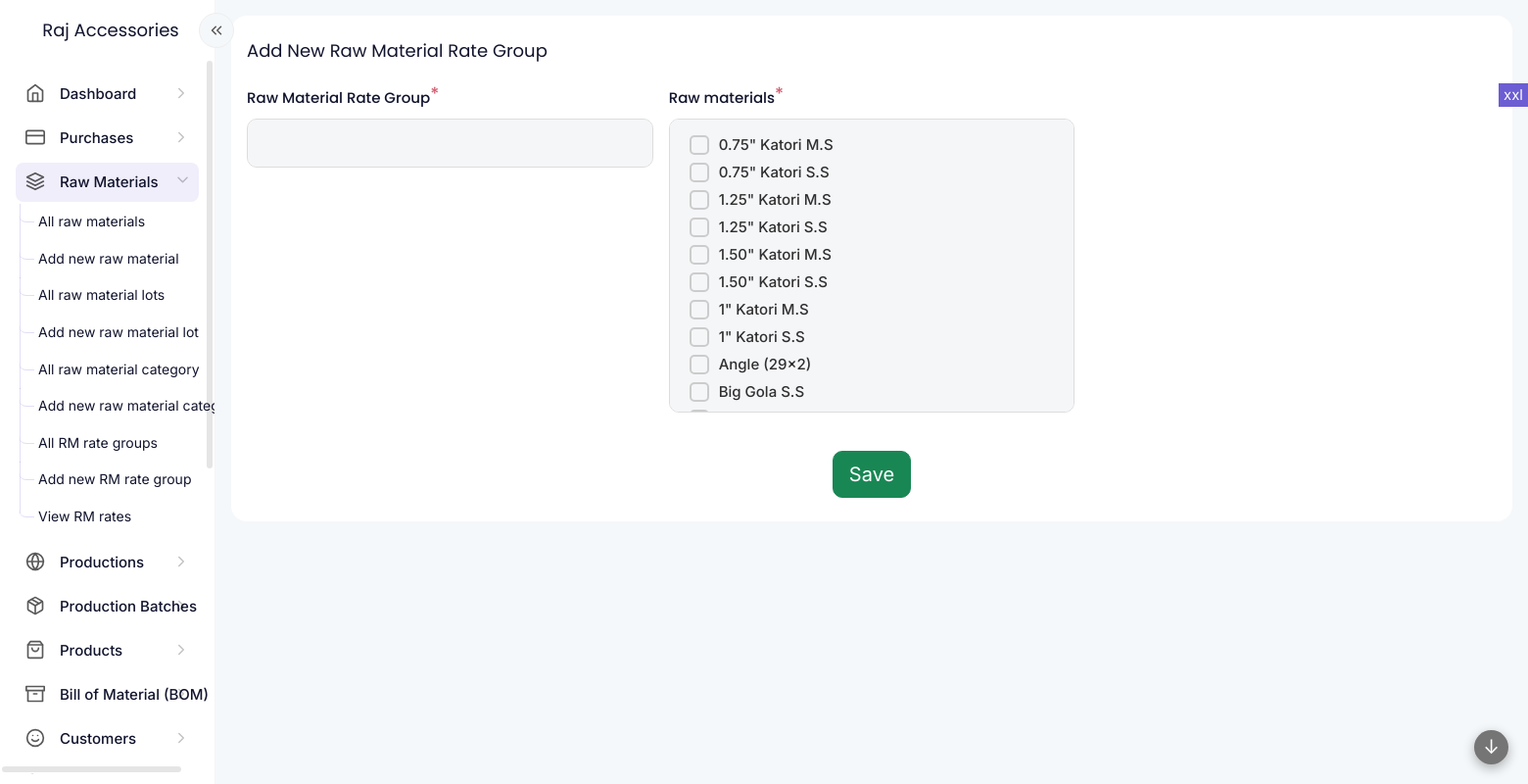
The page /modules/raw_material_rate_groups/raw_material_rate_group-form.php (signed in) on the database its author committed.
### tables this page shows
CREATE TABLE IF NOT EXISTS `raw_materials` (
  `id` int NOT NULL AUTO_INCREMENT,
  `raw_material` varchar(255) DEFAULT NULL,
  `code` varchar(100) DEFAULT NULL,
  `unit` varchar(20) DEFAULT NULL,
  `description` text,
  `category` varchar(200) DEFAULT NULL,
  `image` int DEFAULT NULL,
  `auth_user` int DEFAULT NULL,
  `updated` int DEFAULT NULL,
  `created` varchar(35) DEFAULT NULL,
  PRIMARY KEY (`id`)
);

### lib/functions.php (called while the page is built, shortened)
<?php
function get_value($data, $key)
{
    if (isset($data[$key]) && is_array($data)) {
        return $data[$key];
    } else {
        return '';
    }
}

### common/functions.php (the view, shortened to what this page needs)
<?php
function widget_start($title = "", $class = "", $widget_title_class = "", $widget_wrapper_class = "", $options = "", $widget_options_class = "")
{
    echo '<div class="widgetwrapper col d-flex align-items-start  px-2 py-0 ' . $class . ' ">
 <div class="widget container-fluid py-4 px-3 overhide ' . $widget_wrapper_class . '">';
    if ($title != "") {
        echo "<div class='widget-title " . $widget_title_class . "'>";
        echo $title;
        echo "</div>";
    }
}
function widget_end()
{
    echo "</div>
 </div>";
}
?>
<?php
function form_field($vars, $data)
{
    $s = "";
    if ($vars["type"] == "submit") {
        $s = '<div class="' . $vars["class"] . '">';
        $s .= '<input type="submit" name="' . $vars["key"] . '" value="' . $vars["name"] . '" class="btn btn-success btn-lg">';
        $s .= '</div>';
    }
    else {
        $show_as_field = true;
        if ($show_as_field) {
            $parent_class = "";
            $s = '<div class="' . $vars["class"] . ' ' . $parent_class . '"><label for="' . $vars["key"] . '" class="form-label">' . $vars["name"] . '';
            $required = (isset($vars["required"]) && $vars["required"] == true) ? true : false;
            if ($required) {
                $s .= '<sup>*</sup>';
            }
            $s .= '</label>';
        }
        if ($vars["type"] == "display") {
            $s .= '<div class="form-display" name="' . $vars["key"] . '" id="' . $vars["key"] . '">' . get_value($data, $vars["key"]) . '</div>';
        }
        else if ($vars["type"] == "text") {
            $s .= '<input type="text" class="form-control" name="' . $vars["key"] . '" id="' . $vars["key"] . '" value="' . htmlspecialchars(get_value($data, $vars["key"])) . '" ' . ($required ? "required" : "") . '>';
            $s .= '<div class="invalid-feedback">Incorrect ' . $vars["name"] . ' value</div>';
        }
        else if ($vars["type"] == "hidden") {
            $s .= '<input type="hidden" class="form-control" name="' . $vars["key"] . '" id="' . $vars["key"] . '" value="' . get_value($data, $vars["key"]) . '" ' . '>';
        }
        else if ($vars["type"] == "textarea") {
            $s .= '<textarea class="form-control" name="' . $vars["key"] . '" id="' . $vars["key"] . '" ' . ($required ? "required" : "") . '>' . get_value($data, $vars["key"]) . '</textarea>';
            $s .= '<div class="invalid-feedback">Incorrect ' . $vars["name"] . ' value</div>';
        }
        else if ($vars["type"] == "multi-checkbox") {
            $s .= '<div class="multi-check-list">';
            foreach ($vars["options"] as $k => $v) {
                $sel = "";
                $optid = $vars["option_id"];
                $optlabel = $vars["option_label"];
                $s .= '<input type="checkbox" ' . $sel . ' class="form-check-input" name="' . $vars["key"] . '[]" id="' . $vars["key"] . '-' . $v[$optid] . '" value="' . $v[$optid] . '"><label for="' . $vars["key"] . '-' . $v[$optid] . '">' . $v[$optlabel] . '</label><br>';
            }
            $s .= '</div>';
        }
        if ($show_as_field) {
            $s .= '</div>';
        }
    }
    return $s;
}
function fetch_data($vars)
{
    global $conn;
    $table = $vars["table"];
    $cols = $vars["columns"];
    $order = $vars["order"];
    $limit = $vars["limit"];
    $condition = $vars["condition"];
    if ($condition != "") {
        $condition = " WHERE " . $condition;
    }
    if (trim($order) != '') {
        if (strpos($order, " DESC") !== false || strpos($order, " ASC") !== false) {
            $order = ' ORDER BY ' . trim($order) . ' ';
        } else {
            $order = ' ORDER BY ' . trim($order) . ' ASC ';
        }
    }
    $ret = [];
    $sql = ' SELECT ' . $cols . ' FROM ' . $table . ' ' . $condition . ' ' . $order . ' ' . $limit . ' ';
    $querystr = $conn->query($sql);
    $totrows = mysqli_num_rows($querystr);
    if ($totrows > 0) {
        $inc = 0;
        while ($result = mysqli_fetch_object($querystr)) {
            foreach ($result as $key => $value) {
                $ret[$inc][$key] = $value;
            }
            $inc = $inc + 1;
        }
    }
    return $ret;
}

### assets/css/variables.css (style rules this page uses)
:root { --primary-color: #6c5dd3; --accent1-color: #0a869c; --accent2-color: #cc6a3a; --accent3-color: #468176; --success-color: #0a8f46; --warning-color: #867837; --danger-color: #d35d70; --info-color: #487ab1; --bs-primary-rgb: 108, 93, 211; --bs-accent1-rgb: 10, 134, 156; --bs-accent2-rgb: 204, 106, 58; --bs-accent3-rgb: 70, 129, 118; --bs-success-rgb: 10, 143, 70; --bs-warning-rgb: 134, 120, 55; --bs-danger-rgb: 211, 93, 112; --bs-info-rgb: 72, 122, 177; --primary-color-10: #f0eefb; --bg-color: #f5f8fa; --heading-color: #11142d; --large-heading-color: #292a38; --heading-font: "Poppins", sans-serif; --text-color: #303030; --text-font: "Inter", sans-serif; --br: 16px; --lightgrey-color: #bdbdbd; --form-bg: #f5f6f8; --widget-bg-color: #ffffff; --widget-border-color: transparent; }

### assets/css/layout.css (style rules this page uses)
:root { --side-nav-width: 220px; }

### assets/css/style.css (style rules this page uses)
body { min-height: 100vh; min-height: -webkit-fill-available; }
html { height: -webkit-fill-available; }
body { min-width: 375px; font-family: var(--text-font); font-size: 15px; line-height: 1.618; -webkit-font-smoothing: antialiased; -moz-osx-font-smoothing: grayscale; color: var(--text-color); background-color: var(--bg-color); overflow: hidden; max-width: 100%; width: 100%; }
.widget-title { font-family: var(--heading-font); font-size: 18px; line-height: 1.33333; color: var(--heading-color); margin-bottom: 0px; float: left; }
.overhide { overflow: hidden; }
.widget { background-color: var(--widget-bg-color); border-radius: var(--br); border-color: var(--widget-border-color); }

### assets/css/form.css (style rules this page uses)
.form-label sup { color: var(--danger-color); font-size: 18px; position: relative; top: -3px; }
.form-select, .form-control { border: 1px solid #dddddd; background-color: var(--form-bg); padding: 12px 20px; border-radius: 10px; color: var(--text-color); font-weight: 500; }
.form-label { font-weight: 500; color: var(--heading-color); font-family: var(--heading-font); }
.form-check-input[type=checkbox] { border-radius: 5px; }
.form-check-input { margin: 4px 10px 4px 0; border: 1px solid #f8f7fd; background-color: var(--form-bg); height: 20px; width: 20px; border: 2px solid #cccccc; }
.form-check-input+label { line-height: 28px; }
.btn { border-radius: 10px; }
.multi-check-list { width: 100%; display: inline-block; border: 1px solid #dddddd; padding: 10px; border-radius: 10px; height: auto; min-height: 50px; max-height: 300px; border: 1px solid #dddddd; background-color: var(--form-bg); padding: 12px 20px; border-radius: 10px; color: var(--text-color); font-weight: 500; overflow: auto; }
.form-check-input, .form-check-label { cursor: pointer; }

### rows shown on the page
raw_materials: raw_material "0.75\" Katori M.S"
raw_materials: raw_material "0.75\" Katori S.S"
raw_materials: raw_material "1.25\" Katori M.S"
raw_materials: raw_material "1.25\" Katori S.S"
raw_materials: raw_material "1.50\" Katori M.S"
raw_materials: raw_material "1.50\" Katori S.S"
raw_materials: raw_material "1\" Katori M.S"
raw_materials: raw_material "1\" Katori S.S"
raw_materials: raw_material "Angle (29x2)"
raw_materials: raw_material "Big Gola S.S"

### other values the page prints
$title "Add New Raw Material Rate Group"
$vars["name"] "Raw Material Rate Group Raw materials"
